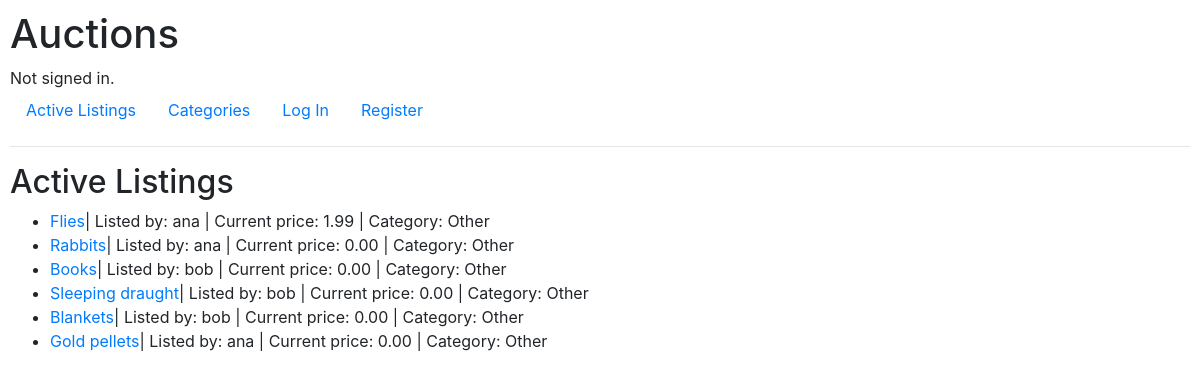
The app's page /, older data.
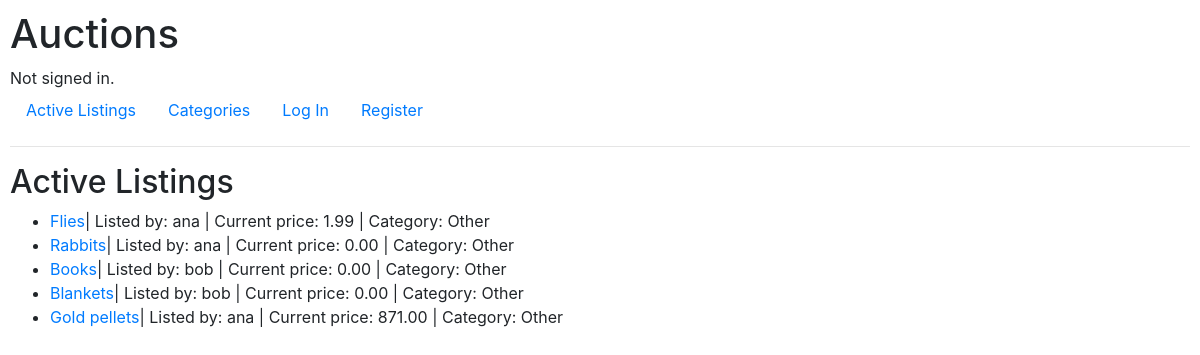
The same page, newer data.
### auctions/models.py (models this page shows, shortened)
class Listing(models.Model):
    user = models.ForeignKey(User, on_delete=models.CASCADE, related_name='listings')
    category = models.ForeignKey(Category, on_delete=models.CASCADE, related_name='listings', default=1)
    title = models.CharField(max_length=32)
    description = models.CharField(max_length=640, blank=True)
    image_url = models.URLField(max_length=200, blank=True)
    start_bid = models.DecimalField(max_digits=7, decimal_places=2)
    current_price = models.DecimalField(max_digits=7, decimal_places=2)
    closed = models.BooleanField(default=False)

class User(AbstractUser):
    listing = models.ManyToManyField('Listing', blank=True, related_name='watchers')

class Category(models.Model):
    category = models.CharField(max_length=32)
    def __str__(self):
        return self.category

### auctions/views.py (the view)
# urls.py: path("", views.index, name="index"),
def index(request):
    return render(request, 'auctions/index.html', {
        'listings': Listing.objects.exclude(closed=True).all(),
    })

### auctions/templates/auctions/index.html (shortened to what this page needs)
{% extends "auctions/layout.html" %}
{% block body %}
<h2>Active Listings</h2>
<ul>
    {% for listing in listings %}
    <li><a href="{% url 'item' listing.id %}">{{ listing.title }}</a>|
        Listed by: {{ listing.user }} |
        Current price: {{ listing.current_price }} |
        Category: {{ listing.category }}
    </li>
    {% endfor %}
</ul>
{% endblock %}

Row changes from the older to the newer data that the page shows:
no longer on this page (row edited): Listing: title "Sleeping draught", user "bob", current_price "0.00", category "Other"
changed Listing "Gold pellets": current_price "0.00" → "871.00"
